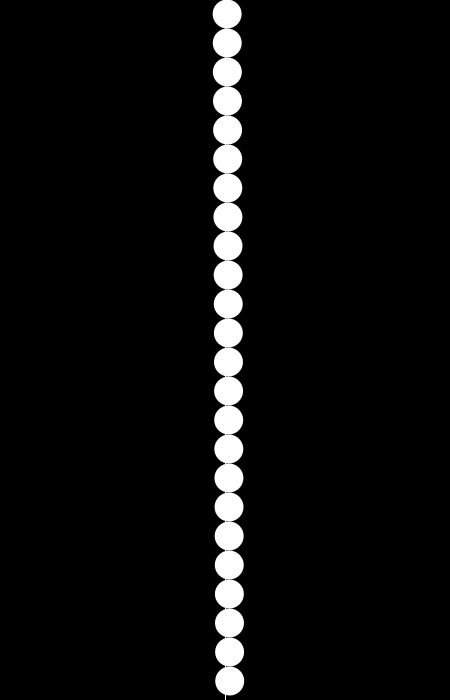
Frame 1 (no input)
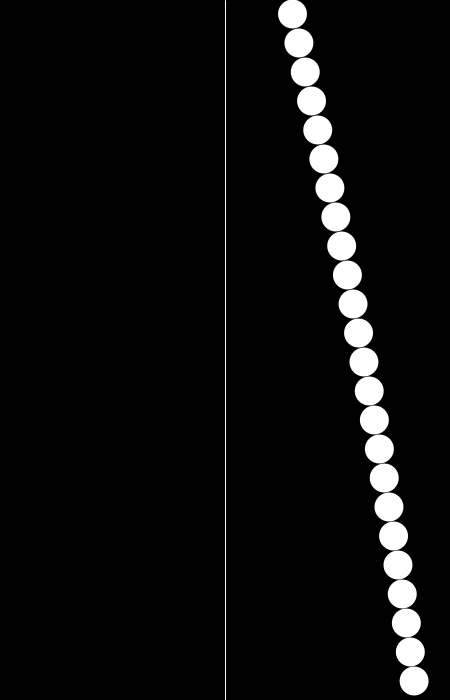
Frame 60 (the mouse pressed at the canvas centre just before this capture)
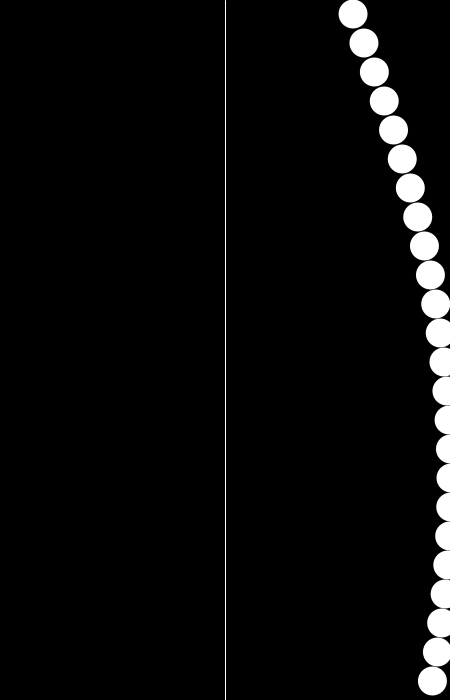
Frame 120 (the mouse held since frame 60 and released just before this capture)

The Processing sketch that drew these frames (run headless with seeded random() and noise(); from frame 60 on, the mouse is pressed at the canvas centre):

// Processing sketch: sinmusic_nosound
// ── sinmusic_nosound.pde
mysin[] sin;
int num = 24;
int step;

void setup() {
  size(450, 700);

  sin = new mysin[num];

  step = height/num;
  for (int i = 0; i < num; i++) {
    sin[i] = new mysin(width/2+1, (step/2)+i*step, 0.1+i*0.01, i);
  }
}

void draw() {

  background(0);

  //noStroke();
  for (int i = 0; i < num; i++) {
    sin[i].drawsin();
  }
  stroke(255);
  line(width/2, 0, width/2, height);
}

class mysin {

  float x;
  float y;

  float sp;

  boolean trig = false;
  color c;
  int index;

  int offset = 2;

  mysin(float x, float y, float sp, int index) {
    this.x = x;
    this.y = y;
    this.sp = sp;

    this.index = index;

    c = 255;
  }

  void drawsin() {
    fill(c);
    noStroke();
    float sinval = sin(frameCount*(sp*0.05))*width/2;
    ellipse(x+sinval, y, step, step);

    if (x+sinval >= (width/2)-offset & x+sinval <= (width/2)+offset ) {
      c = color(random(255), random(255), random(255));
      noFill();
      stroke(255);
      ellipse(width/2, y, step*3, step*3);
      trig = true;
    } else {
      trig = false;
    }
  }
}
